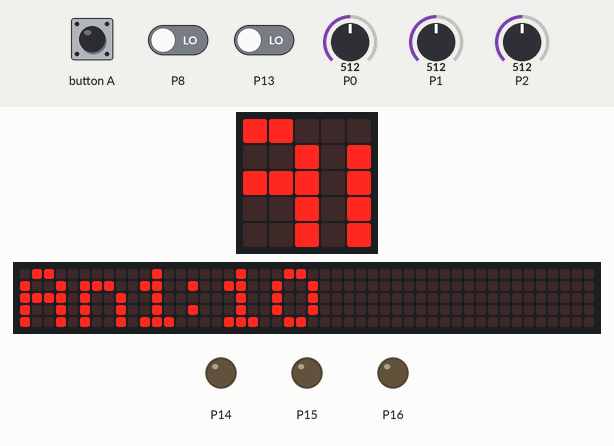
The program below on a simulated BBC micro:bit running MicroPython. Parts: the board's 5×5 LED display, a strip that is not on the board, showing the scrolling text unrolled, output pins drawn as LEDs (lit = HIGH). The inputs (shaded band) are chosen by the test bench; at power-on: P1 = 512, P0 = 512, P2 = 512, P8 LOW, P13 LOW (analog values on the 0–1023 scale). The 48×5 strip is a reading aid, not a part: it shows the text the display is scrolling, unrolled, one strip-width of it at a time.

Above: at 2.66 s.
2.7 s: P1 set to 716
At 5.86 s:
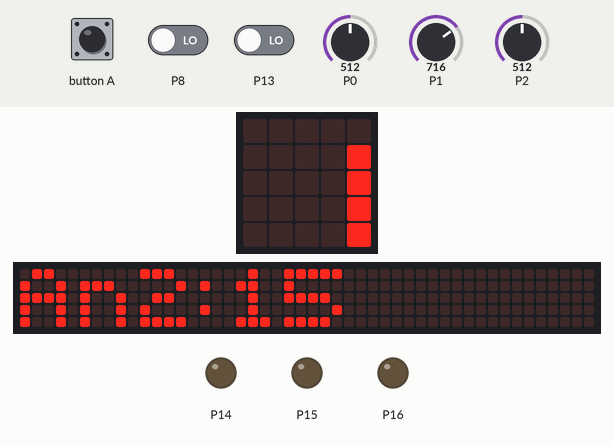
16.7 s: P0 set to 716
At 23.78 s:
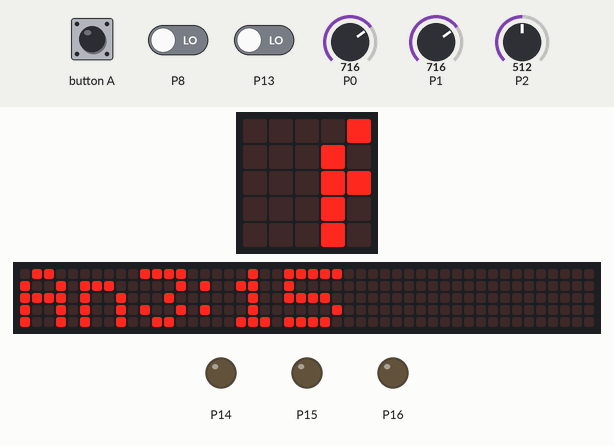
26.9 s: button A pressed for 3 s
At 27.7 s:
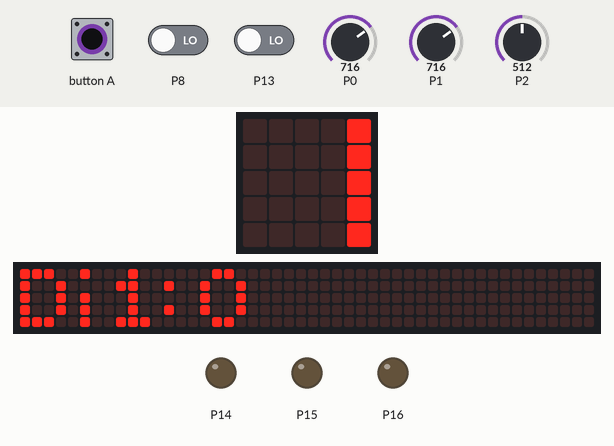
37.1 s: P2 set to 716
47.3 s: P0 set to 900
57.5 s: P1 set to 900
At 70.66 s:
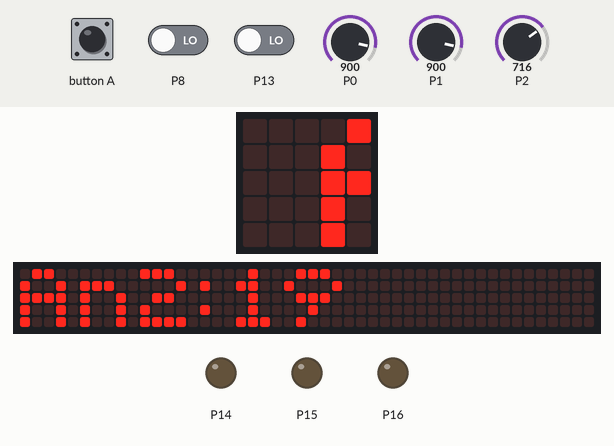
Timing chart, 0 to 72.2 s (numbered marks = the images above; inputs shaded):
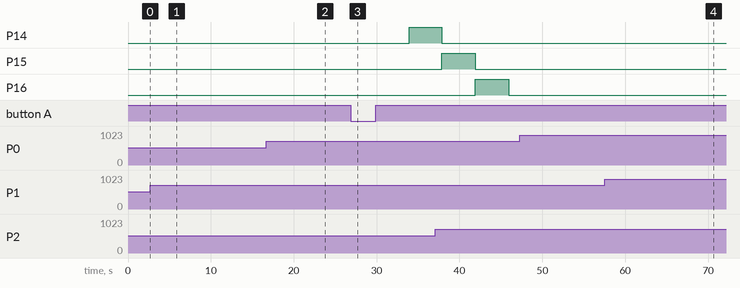

Measured:
- after the input at 26.9 s, P14: LOW → HIGH after 7.0 s; the display: first differs from a run without the input after 0.74 s (image 3)

The program:

automationbit.py
```python
#!/usr/bin/env python3
# -*- coding: UTF-8 -*-

from microbit import *


# ---------------------------------------------------------------------------------------------------------------------
def digital_in_1():
    """
    Automation:bit board Digital input 1
    :return: 0 or 1
    """
    input_1 = pin8.read_digital()
    return input_1


def digital_in_2():
    """
    Automation:bit board Digital input 2
    :return: 0 or 1
    """
    input_2 = pin13.read_digital()
    return input_2


def digital_output_1(do):
    """
    Automation:bit board Digital Output 1
    :param do: Int 0 or 1
    """
    pin14.write_digital(do)


def digital_output_2(do):
    """
    Automation:bit board Digital Output 2
    :param do: Int 0 or 1
    """
    pin15.write_digital(do)


def relay_output(op):
    """
    Automation:bit board Relay Output
    :param op: Int 0 or 1
    """
    pin16.write_digital(op)


def analog_input_1():
    """
    Automation:bit board Analog Input 1
    :return: 0 - 1023
    """
    analog_1 = pin2.read_analog()
    return analog_1


def analog_input_2():
    """
    Automation:bit board Analog Input 2
    :return: 0 - 1023
    """
    analog_2 = pin1.read_analog()
    return analog_2


def analog_input_3():
    """
    Automation:bit board Analog Input 3
    :return: 0 - 1023
    """
    analog_3 = pin0.read_analog()
    return analog_3


# ---------------------------------------------------------------------------------------------------------------------
t = 120         # delay
s = 200         # sleep time
bol = False     # monospace BOOL


while True:
    # DIGITAL In
    if button_a.is_pressed():
        a = digital_in_1()
        display.scroll("Di1:%d" % a, delay=t)
        sleep(s)

        b = digital_in_2()
        display.scroll("Di2:%d" % b, delay=t)
        sleep(s)

    # DIGITAL Out
        digital_output_1(1)
        display.scroll("Do1:ok", delay=t)
        sleep(s)
        digital_output_1(0)

        digital_output_2(1)
        display.scroll("Do2:ok", delay=t)
        sleep(s)
        digital_output_2(0)

        relay_output(1)
        display.scroll("Rel:on", delay=t)
        sleep(s)
        relay_output(0)
        display.scroll("Rel:off", delay=t)
        sleep(s)


    # ANALOG In
    d = analog_input_1()
    dsv = ((d - 50) * 24) // 1023
    sleep(2000)
    display.scroll("An1:%d" % dsv, delay=t)
    sleep(s)

    e = analog_input_2()
    esv = ((e - 49) * 24) // 1023
    display.scroll("An2:%d" % esv, delay=t)
    sleep(s)

    f = analog_input_3()
    fsv = ((f - 49) * 24) // 1023
    display.scroll("An3:%d" % fsv, delay=t)
    sleep(s)
```
